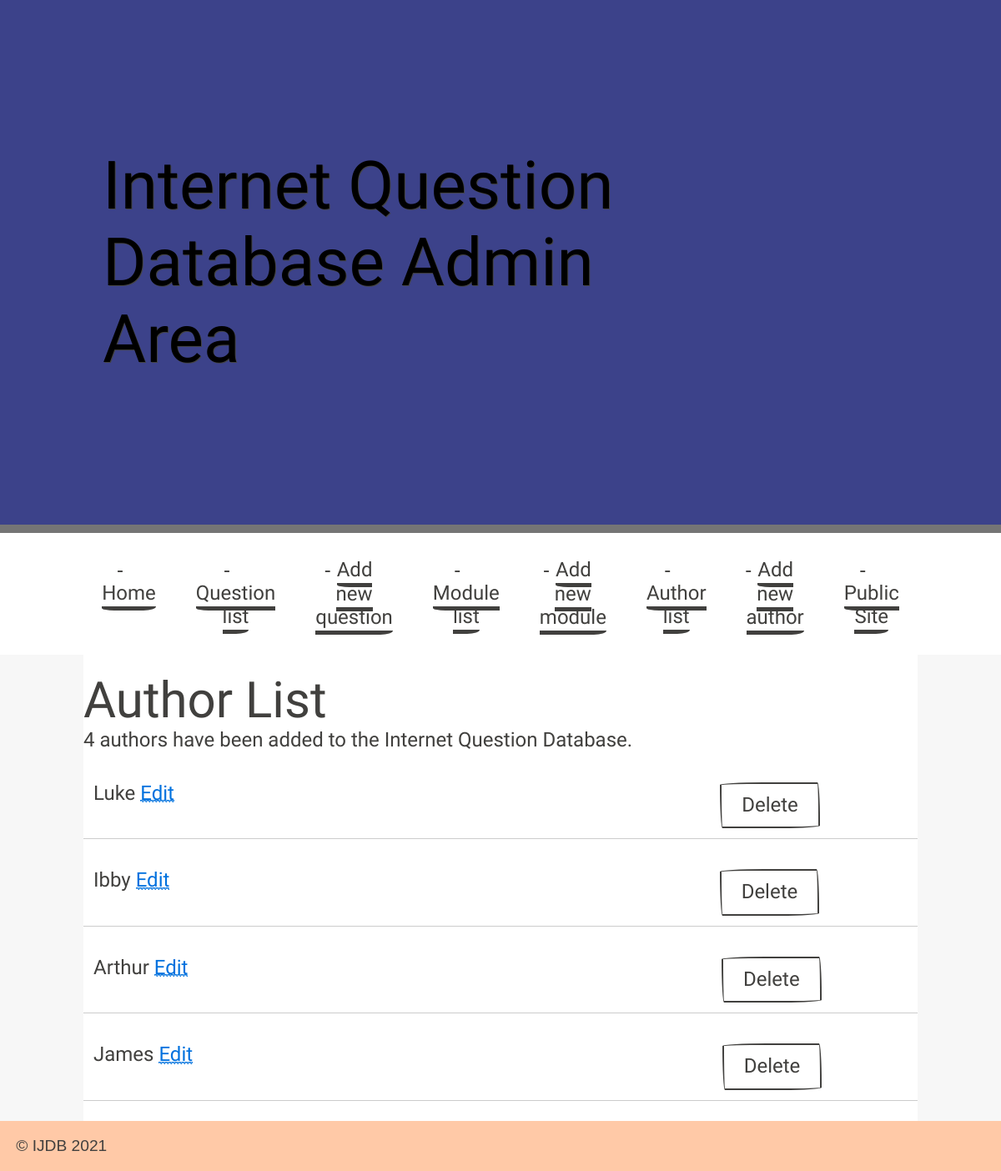
The app's page /loginversion/admin/person.php (signed in) with its own data.
### tables this page shows
CREATE TABLE `person` (
  `id` int(11) NOT NULL,
  `name` varchar(255) DEFAULT NULL,
  `email` varchar(255) DEFAULT NULL
);

### loginversion/admin/person.php (called while the page is built, shortened)
<?php
try {
    include '../includes/DatabaseConnection.php';
    include '../includes/DatabaseFunctions.php';
    $persons = allPersons($pdo);
    $totalPersons = totalPersons($pdo);
    include '../templates/admin_person.html.php';
} catch (PDOException $e) {
    $title = 'An error has occured';
    $output = 'Database error: ' . $e->getMessage() . '
    in ' . $e->getFile() . ':' . $e->getLine();
}
include '../templates/admin_layout.html.php';

### loginversion/includes/DatabaseFunctions.php (called while the page is built, shortened)
<?php
function query($pdo, $sql, $parameters = []) {
	$query = $pdo->prepare($sql);
	$query->execute($parameters);
	return $query;
}
function totalPersons($pdo) {
	$query = query($pdo, 'SELECT COUNT(*) FROM person');
	$row = $query->fetch();
	return $row[0];
}
function allPersons($pdo) {
	$persons = query($pdo, 'SELECT * FROM person');
	return $persons->fetchAll();
}

### loginversion/templates/admin_person.html.php (the view, shortened to what this page needs)
<h2>Author List</h2>
<p><?=$totalPersons?> authors have been added to the Internet Question Database.</p>
<?php foreach ($persons as $person): ?>
    <blockquote>
        <p>
     <?php echo htmlspecialchars($person['name'], ENT_QUOTES, 'UTF-8') ?>
    <a href="editperson.php?id=<?=$person['id']?>">Edit</a>
<form action="deleteperson.php" method="post">
        <input type="submit" value="Delete">
</form>
        </p>
    </blockquote>
    <?php endforeach;?>

### loginversion/jokes.css (style rules this page uses)
* { margin: 0; padding: 0; }
body { font-family: Arial, Helvetica, Sans-serif; }
p { margin-bottom: 1em; }
body { font-size: 1.2em; font-family: arial, helvetica, sans-serif }
input, label, select, textarea { float: left; width: 15em; margin-bottom: 1em; padding: 0.5em; }
input[type="submit"] { margin-left: 15em; width: auto; padding: 0.5em 1em; clear: both; font-size: 1em; }
form { overflow: auto; clear: both; display: block; }
blockquote { display: table; margin-bottom: 1em; border-bottom: 1px solid #ccc; padding: 0.5em; }
blockquote p { display: table-cell; width: 70%; vertical-align: top; }
blockquote form { display: table-cell; width: 10%; }

### loginversion/paper.css (style rules this page uses)
html { --primary: #41403e; --secondary: #0071de; --success: #86a361; --warning: #ddcd45; --danger: #a7342d; --muted: #868e96; --primary-light: #c1c0bd; --secondary-light: #deefff; --success-light: #d0dbc2; --warning-light: #f5f0c6; --danger-light: #f0cbc9; --muted-light: #e6e7e9; --primary-dark: black; --secondary-dark: black; --success-dark: #374427; --warning-dark: #746a15; --danger-dark: black; --muted-dark: #313538; --primary-light-10: #5b5a57; --secondary-light-10: #128bff; --success-light-10: #9fb681; --warning-light-10: #e5d970; --danger-light-10: #cb453c; --muted-light-10: #a1a8ae; --primary-dark-10: #272625; --secondary-dark-10: #0057ab; --success-dark-10: #6c844d; --warning-dark-10: #cab925; --danger-dark-10: #7f2722; --muted-dark-10: #6c757d; --primary-shaded-50: #c1c0bd; --primary-shaded-70: #f2f2f2; --white-dark: rgba(0, 0, 0, 0.03); --white-dark-light-80: rgba(204, 204, 204, 0.03); --light-dark: rgba(0, 0, 0, 0.7); --white: white; --main-background: white; --main-background-light: white; --black: black; --primary-text: #272625; --secondary-text: #0057ab; --success-text: #6c844d; --warning-text: #cab925; --danger-text: #7f2722; --muted-text: #6c757d; --shadow-color-regular: rgba(0, 0, 0, 0.2); --shadow-color-hover: rgba(0, 0, 0, 0.3); --primary-inverse: #fff; }
html { line-height: 1.15; -ms-text-size-adjust: 100%; -webkit-text-size-adjust: 100%; }
body { margin: 0; }
a { background-color: transparent; -webkit-text-decoration-skip: objects; }
button, input, optgroup, select, textarea { font-family: sans-serif; font-size: 100%; line-height: 1.15; margin: 0; }
button, input { overflow: visible; }
[type=reset], [type=submit], button, html [type=button] { -webkit-appearance: button; }
html { box-sizing: border-box; }
*, *:before, *:after { box-sizing: inherit; }
html { color: #41403e; color: var(--primary); font-family: "Neucha", sans-serif; font-size: 20px; }
p, a, button, table, thead, tbody, th, tr, td, input, textarea, select, option { font-family: "Neucha", sans-serif; }
h1, h2, h3, h4, h5, h6 { font-family: "Patrick Hand SC", sans-serif; font-weight: normal; }
h2 { font-size: 3rem; }
a { color: #41403e; color: var(--secondary); background-image: linear-gradient(5deg, transparent 65%, #0071de 80%, transparent 90%), linear-gradient(165deg, transparent 5%, #0071de 15%, transparent 25%), linear-gradient(165deg, transparent 45%, #0071de 55%, transparent 65%), linear-gradient(15deg, transparent 25%, #0071de 35%, transparent 50%); background-position: 0 90%; background-repeat: repeat-x; background-size: 4px 3px; text-decoration: none; }
input, select, textarea { color: #41403e; color: var(--primary); border-color: #41403e; border-color: var(--primary); background: transparent; border-bottom-left-radius: 15px 255px; border-bottom-right-radius: 225px 15px; border-style: solid; border-top-left-radius: 255px 15px; border-top-right-radius: 15px 225px; border-width: 2px; display: block; font-size: 1rem; outline: none; padding: 0.5rem; }

### records on screen
person: name "Luke"
person: name "Ibby"
person: name "Arthur"
person: name "James"

### other values on screen
$totalPersons "4"
